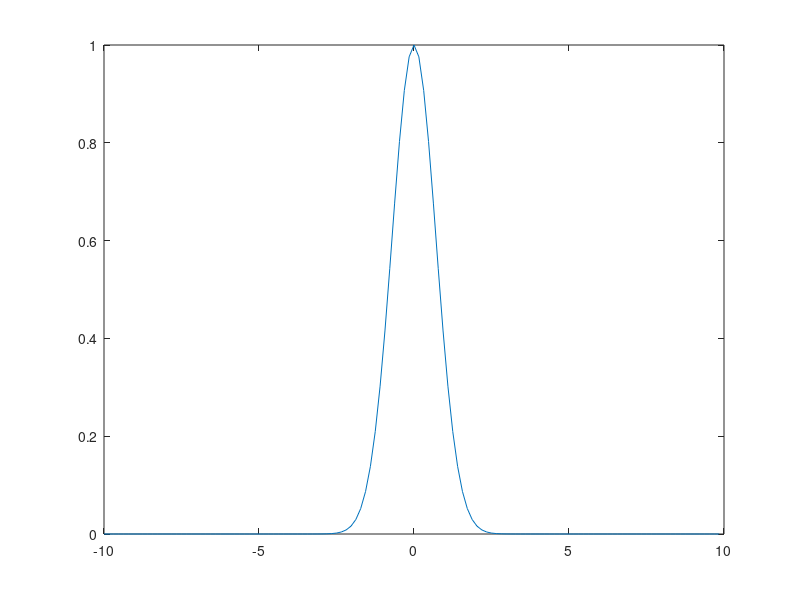
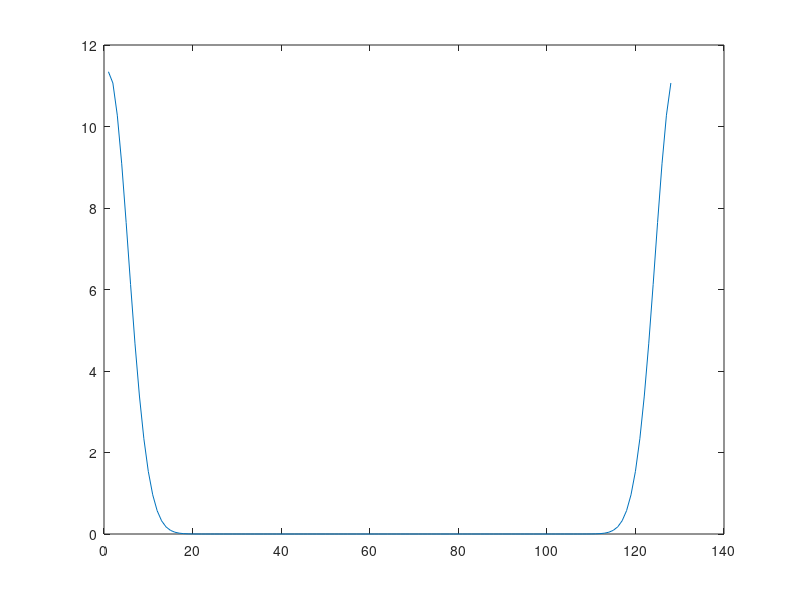
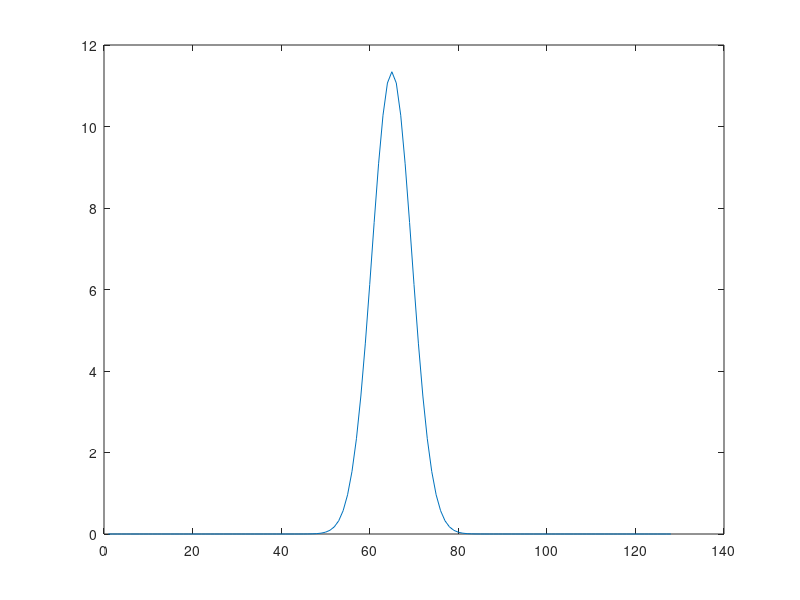
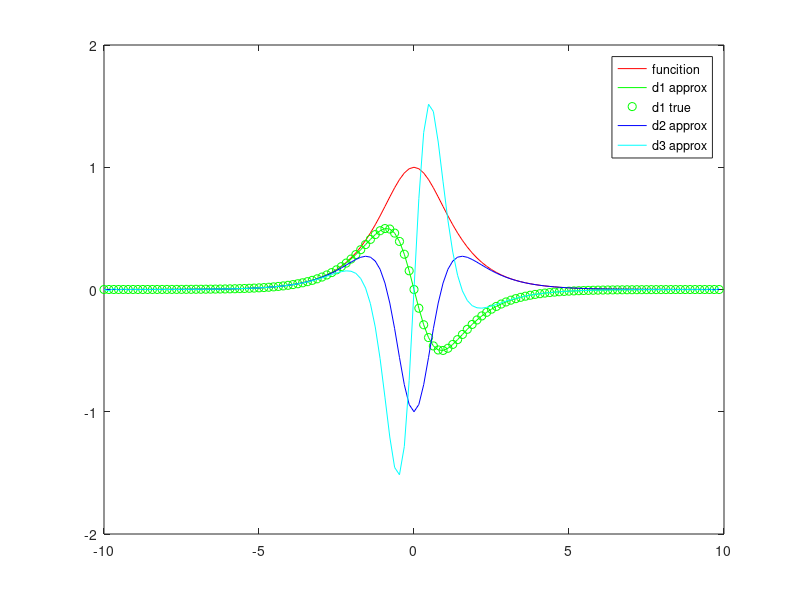

The MATLAB source for these figures, in order: (Note: this script raises an error after producing the figures.)
clear; close all; clc

%% Introducing the FFT                      

L = 20; % define the computational domain [-L/2,L/2]
n = 128; % define the number of Fourier modes 2^n

x2 = linspace(-L/2,L/2,n+1); % define the domain discretization
x = x2(1:n);% consider only the first n points: periodicity
%(first and last points are the same)
u = exp(-x.*x); %function to take the fft of

ut = fft(u); %FFT the function

utshift = fftshift(ut); %shift FFT

%mention k space shift

figure(1), plot(x,u) %plot initial gaussian
figure(2), plot(abs(ut)) % plot unshifted transform
figure(3), plot(abs(utshift)) % plot shifted transform

%% Using FFT to take derivatives

L = 20; % define the computational domain [-L/2,L/2]
n = 128; % define the number of Fourier modes 2^n

x2 = linspace(-L/2,L/2,n+1); % define the domain discretization
x = x2(1:n);% consider only the first n points: periodicity

u = sech(x); %function to take the derivative of 
ut = fft(u); % FFT of the function

k = (2*pi/L)*[0:(n/2-1) (-n/2):-1]; % k rescaled to 2pi domain
% we don't have to do fft here, we just need to remember that everything is
% rotated
% to get the derivative multiply ut by i*k, repeat for more 
ut1 = i*k.*ut; % first derivative
ut2 = -k.*k.*ut; % second derivative
ut3 = -i*k.*k.*k.*ut; % third derivative


u1 = ifft(ut1); %inverse transform
u2 = ifft(ut2); %inverse transform
u3 = ifft(ut3); %inverse transform

u1exact = -sech(x).*tanh(x); %analytic first derivative

figure()
plot(x,u,'r')
hold on
plot(x,u1,'g')
plot(x,u1exact,'go')
plot(x,u2,'b')
plot(x,u3,'c')
legend('funcition','d1 approx','d1 true','d2 approx','d3 approx')

% if not smooth, increase points but remember powers of 2, so 256

%% Solve the Heat equation using FFT
% u_t = 5 u_{xx}, u(x,0) = f(x),
% |u| -> 0 as |x| -> infinity
% Use periodic boundary conditions and big L

f = @(x) exp(-x.^2);
L = 20;
n = 128;
T = 2;
t = 0:0.01:T;

x2= linspace(-L/2,L/2,n+1);
x = x2(1:n);

y0 = f(x);

y0hat = fft(y0);

k = (2*pi/L)*[0:(n/2-1) (-n/2):-1].';

FFT_heat = @(t,u) -5*k.*k.*u;

tic
[t,yhat] = ode45(FFT_heat,t,y0hat);
toc

y = real(ifft(yhat,n,2));

figure()
[X,T] = meshgrid(x,t);
surf(X,T,y,'DisplayName','Temperature Surface')
shading interp
xlabel('x,space')
ylabel('t,time')
zlabel('Temperature')

hold on

plot3(x,0*x,f(x),'r','linewidth',3,'DisplayName','Initial Heat Distribution')

legend()
title('Temperature modeled by the heat equation')

%% contour plot

figure()
contourf(X,T,y,'edgecolor','none')
colorbar()

%%

figure()
s = pcolor(X,T,y);
set(s,'EdgeColor','none')
s.FaceColor = 'interp';
colorbar()

%% animation

filename = 'heat_animation.gif';

figure
plot(x,y(1,:),'Color','none')
xlim([x(1),x(end)])
ylim([0,1])
hold on
p=plot(x,y(1,:),'b','linewidth',2)

for k = 1:length(t)
    p.XData = x;
    p.YData = y(k,:);
    title(sprintf('Heat solution\n Time: %0.2f sec', t(k)),...
        'Interpreter','Latex');
    
    pause(0.01)
    
    frame = getframe(gcf);
    im = frame2im(frame);
    [imind,cm] = rgb2ind(im,256);
    if k ==1
        imwrite(imind,cm,filename,'gif','LoopCount',inf,...
            'DelayTime',0.1)
    else
        imwrite(imind,cm,filename,'gif','WriteMode','append',...
            'DelayTime',0.1)
    end
    
end

%%

figure();

h = figure;
plot(x,y(1,:),'linewidth',2)
axis tight manual
xlim([x(1),x(end)])
ylim([0,1])
xlabel('x')
ylabel('Magnitude of heat')
hold on
set(gca,'nextplot','replacechildren')

v = VideoWriter('heat_animation.mp4','MPEG-4')
open(v)


for j = 1:length(t)
    plot(x,y(j,:),'linewidth',2);
    xlim([x(1),x(end)])
    ylim([0,1])
    title(sprintf('Heat solution\n Time: %0.2f sec', t(j)),...
        'Interpreter','Latex');
    
    xlabel('x')
    ylabel('Magnitude of heat')
    
    frame = getframe(gcf);
    writeVideo(v,frame);
end
close(v);